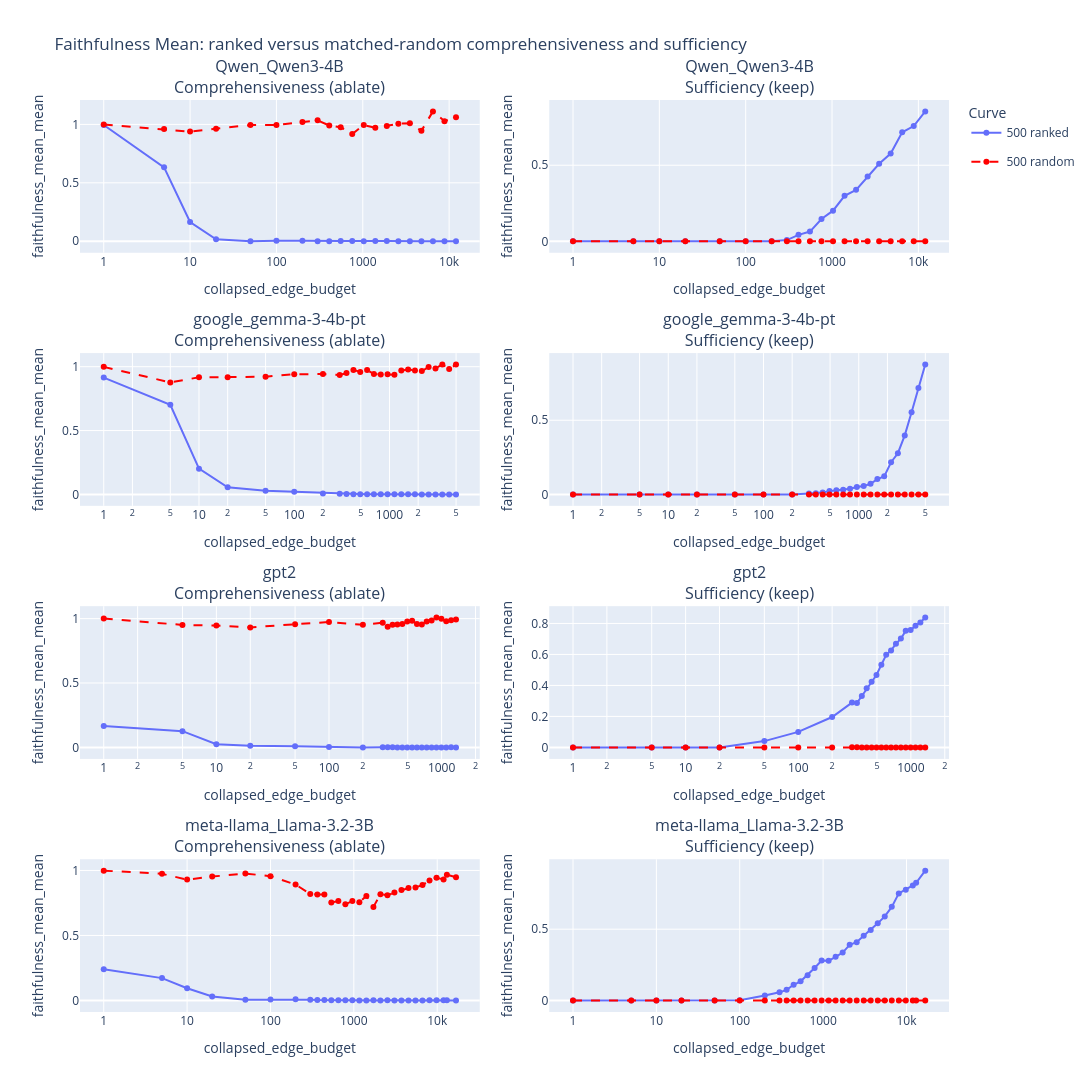
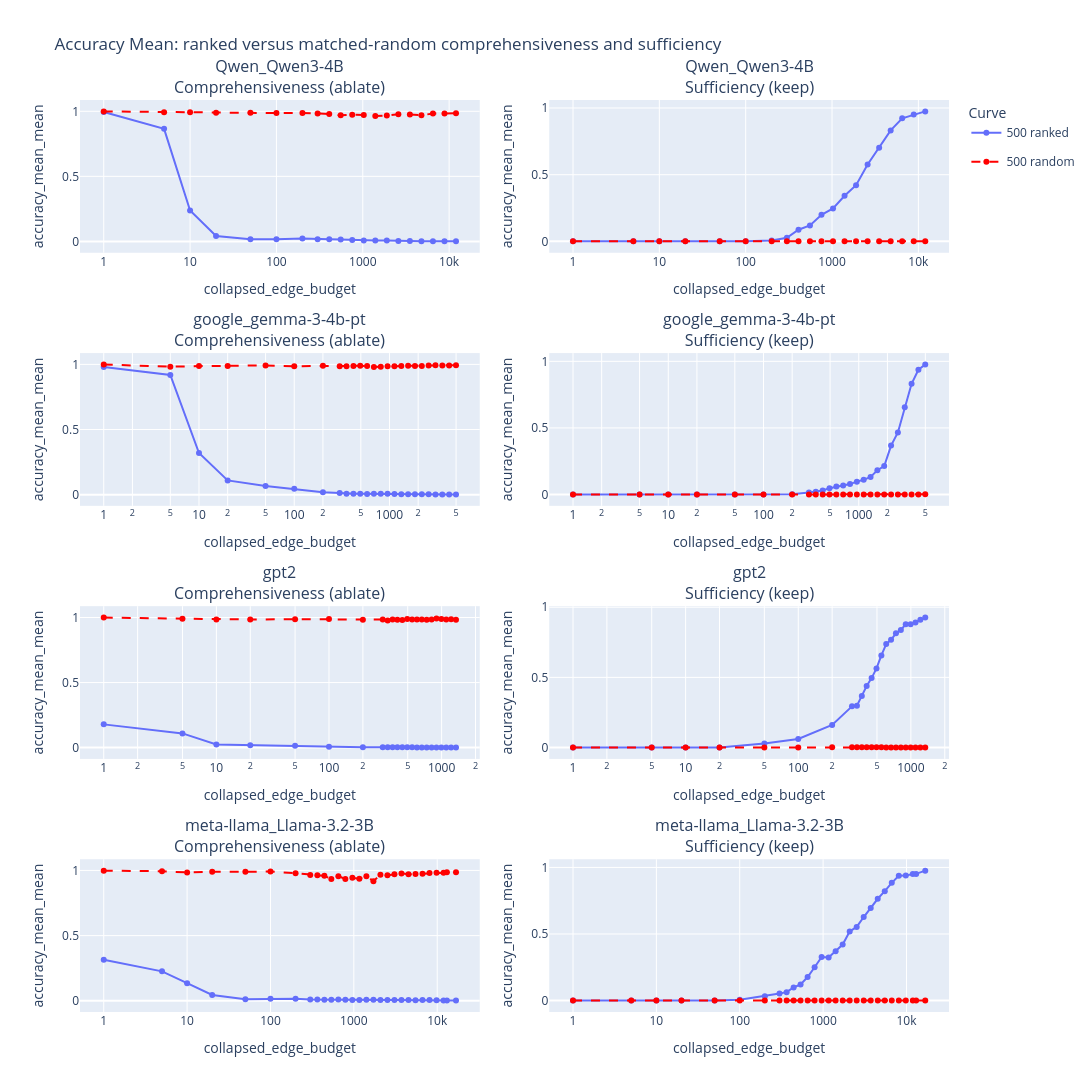

Notebook cell for these charts, in order:
### Markdown cell above
## Keep-Only and Ablation Curves

### Code cell
if eval_df.empty:
    raise ValueError("No top-k evaluation CSV found")

metric_cols = ["faithfulness_mean", "accuracy_mean"]
metric_titles = {
    "faithfulness_mean": "Faithfulness Mean",
    "accuracy_mean": "Accuracy Mean",
}
curve = (
    eval_df.groupby(["model_dir", "sample_size", "collapsed_edge_budget", "mode"], as_index=False, observed=False)[metric_cols]
    .agg(["mean", "std"])
)
curve.columns = ["_".join(col).strip("_") for col in curve.columns]
curve = apply_model_order(curve.reset_index(), MODEL_ORDER)
curve_mode_specs = [
    ("ablate_top", "ablate_random", "Comprehensiveness (ablate)"),
    ("keep_top", "keep_random", "Sufficiency (keep)"),
]


def format_sample_size_label(value):
    if pd.isna(value):
        return "unknown"
    numeric = float(value)
    if numeric.is_integer():
        return str(int(numeric))
    return str(numeric)


def render_aggregated_metric_grid(curve_frame, metric):
    mean_col = f"{metric}_mean"
    std_col = f"{metric}_std"
    metric_frame = curve_frame[curve_frame[mean_col].notna()].copy()
    if metric_frame.empty:
        display(Markdown(f"No aggregated evaluation data for `{metric}`."))
        return

    sample_sizes = sorted(metric_frame["sample_size"].dropna().unique())
    color_sequence = px.colors.qualitative.Plotly
    sample_size_colors = {
        sample_size: color_sequence[idx % len(color_sequence)]
        for idx, sample_size in enumerate(sample_sizes)
    }
    subplot_titles = [
        f"{model_dir}<br>{mode_title}"
        for model_dir in MODEL_ORDER
        for _, _, mode_title in curve_mode_specs
    ]
    fig = make_subplots(
        rows=len(MODEL_ORDER),
        cols=len(curve_mode_specs),
        shared_xaxes=False,
        shared_yaxes=False,
        subplot_titles=subplot_titles,
        horizontal_spacing=0.08,
        vertical_spacing=0.11,
    )

    for row_index, model_dir in enumerate(MODEL_ORDER, start=1):
        model_frame = metric_frame.loc[metric_frame["model_dir"].astype(str) == str(model_dir)].copy()
        for col_index, (ranked_mode, random_mode, _) in enumerate(curve_mode_specs, start=1):
            panel_has_data = False
            for sample_size in sample_sizes:
                size_frame = model_frame.loc[model_frame["sample_size"] == sample_size].copy()
                if size_frame.empty:
                    continue
                size_label = format_sample_size_label(sample_size)
                ranked_frame = size_frame.loc[size_frame["mode"] == ranked_mode].sort_values("collapsed_edge_budget")
                random_frame = size_frame.loc[size_frame["mode"] == random_mode].sort_values("collapsed_edge_budget")
                if not ranked_frame.empty:
                    panel_has_data = True
                    fig.add_trace(
                        go.Scatter(
                            x=ranked_frame["collapsed_edge_budget"],
                            y=ranked_frame[mean_col],
                            mode="lines+markers",
                            name=f"{size_label} ranked",
                            legendgroup=f"{size_label} ranked",
                            showlegend=(row_index == 1 and col_index == 1),
                            line={"color": sample_size_colors[sample_size]},
                            marker={"color": sample_size_colors[sample_size]},
                            customdata=ranked_frame[[std_col]].to_numpy(),
                            hovertemplate=(
                                f"sample_size={size_label}<br>baseline=ranked"
                                + "<br>collapsed_edge_budget=%{x}"
                                + f"<br>{metric}=%{{y}}"
                                + f"<br>{std_col}=%{{customdata[0]}}<extra></extra>"
                            ),
                        ),
                        row=row_index,
                        col=col_index,
                    )
                if not random_frame.empty:
                    panel_has_data = True
                    fig.add_trace(
                        go.Scatter(
                            x=random_frame["collapsed_edge_budget"],
                            y=random_frame[mean_col],
                            mode="lines+markers",
                            name=f"{size_label} random",
                            legendgroup=f"{size_label} random",
                            showlegend=(row_index == 1 and col_index == 1),
                            line={"color": "red", "dash": "dash"},
                            marker={"color": "red"},
                            customdata=random_frame[[std_col]].to_numpy(),
                            hovertemplate=(
                                f"sample_size={size_label}<br>baseline=matched_random"
                                + "<br>collapsed_edge_budget=%{x}"
                                + f"<br>{metric}=%{{y}}"
                                + f"<br>{std_col}=%{{customdata[0]}}<extra></extra>"
                            ),
                        ),
                        row=row_index,
                        col=col_index,
                    )
            if not panel_has_data:
                fig.add_annotation(
                    text="No aggregated evaluation data",
                    showarrow=False,
                    font={"size": 12, "color": "crimson"},
                    x=0.5,
                    y=0.5,
                    xref="x domain",
                    yref="y domain",
                    row=row_index,
                    col=col_index,
                )
            fig.update_xaxes(type="log", title_text="collapsed_edge_budget", row=row_index, col=col_index)
            fig.update_yaxes(title_text=mean_col, row=row_index, col=col_index)

    fig.update_layout(
        height=max(320 * len(MODEL_ORDER), 960),
        width=1300,
        title=f"{metric_titles.get(metric, metric)}: ranked versus matched-random comprehensiveness and sufficiency",
        legend_title_text="Curve",
    )
    fig.show()


for metric in metric_cols:
    render_aggregated_metric_grid(curve, metric)
